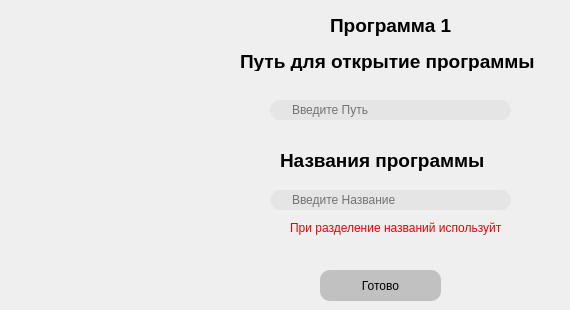
       <widget class="QWidget" name="page_4">
        <widget class="QLabel" name="label_6">
         <property name="geometry">
          <rect>
           <x>330</x>
           <y>10</y>
           <width>131</width>
           <height>31</height>
          </rect>
         </property>
         <property name="text">
          <string>&lt;html&gt;&lt;head/&gt;&lt;body&gt;&lt;p&gt;&lt;span style=&quot; font-size:14pt; font-weight:600;&quot;&gt;Программа 1&lt;/span&gt;&lt;/p&gt;&lt;/body&gt;&lt;/html&gt;</string>
         </property>
        </widget>
        <widget class="QPushButton" name="pushButton_6">
         <property name="geometry">
          <rect>
           <x>320</x>
           <y>270</y>
           <width>121</width>
           <height>31</height>
          </rect>
         </property>
         <property name="styleSheet">
          <string notr="true">QPushButton {
    border-radius:  10px;
    background-color: rgb(193, 193, 193);
    
	color: rgb(171, 171, 171);
    
	
	color: rgb(0, 0, 0);
   
}

QPushButton:pressed {
    
	background-color: rgb(154, 154, 154);
}</string>
         </property>
         <property name="text">
          <string>Готово</string>
         </property>
         <property name="icon">
          <iconset>
           <normaloff>иконки/free-icon-done-4123617.png</normaloff>иконки/free-icon-done-4123617.png</iconset>
         </property>
        </widget>
        <widget class="QLineEdit" name="lineEdit_2">
         <property name="geometry">
          <rect>
           <x>270</x>
           <y>100</y>
           <width>241</width>
           <height>20</height>
          </rect>
         </property>
         <property name="styleSheet">
          <string notr="true">QLineEdit {
 	
	background-color: rgb(229, 229, 229);
	border-radius:  10px;
	
	padding-left:	20px;
	padding-right:	20px;
	
}
</string>
         </property>
         <property name="inputMask">
          <string/>
         </property>
         <property name="placeholderText">
          <string>Введите Путь</string>
         </property>
        </widget>
        <widget class="QLabel" name="label_9">
         <property name="geometry">
          <rect>
           <x>240</x>
           <y>50</y>
           <width>321</width>
           <height>21</height>
          </rect>
         </property>
         <property name="text">
          <string>&lt;html&gt;&lt;head/&gt;&lt;body&gt;&lt;p&gt;&lt;span style=&quot; font-size:14pt; font-weight:600;&quot;&gt;Путь для открытие программы&lt;/span&gt;&lt;/p&gt;&lt;/body&gt;&lt;/html&gt;</string>
         </property>
        </widget>
        <widget class="QLabel" name="label_10">
         <property name="geometry">
          <rect>
           <x>280</x>
           <y>140</y>
           <width>221</width>
           <height>41</height>
          </rect>
         </property>
         <property name="text">
          <string>&lt;html&gt;&lt;head/&gt;&lt;body&gt;&lt;p&gt;&lt;span style=&quot; font-size:14pt; font-weight:600;&quot;&gt;Названия программы&lt;/span&gt;&lt;/p&gt;&lt;/body&gt;&lt;/html&gt;</string>
         </property>
        </widget>
        <widget class="QLineEdit" name="lineEdit_3">
         <property name="geometry">
          <rect>
           <x>270</x>
           <y>190</y>
           <width>241</width>
           <height>20</height>
          </rect>
         </property>
         <property name="styleSheet">
          <string notr="true">QLineEdit {
 	
	background-color: rgb(229, 229, 229);
	border-radius:  10px;
	
	padding-left:	20px;
	padding-right:	20px;
	
}
</string>
         </property>
         <property name="placeholderText">
          <string>Введите Название</string>
         </property>
        </widget>
        <widget class="QLabel" name="label_32">
         <property name="geometry">
          <rect>
           <x>290</x>
           <y>220</y>
           <width>211</width>
           <height>16</height>
          </rect>
         </property>
         <property name="text">
          <string>&lt;html&gt;&lt;head/&gt;&lt;body&gt;&lt;p&gt;&lt;span style=&quot; color:#f10000;&quot;&gt;При разделение названий используйте ;&lt;/span&gt;&lt;/p&gt;&lt;/body&gt;&lt;/html&gt;</string>
         </property>
        </widget>
       </widget>
